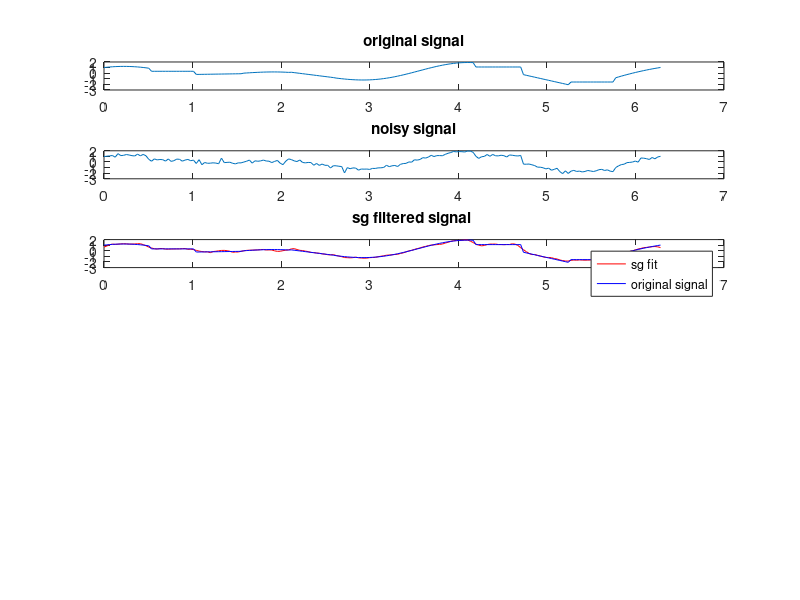

Write the MATLAB code that produced this figure. (Note: this script raises an error after producing the figure.)
%% clear
clear all;
%% defs

% base savitzky golay implementation
% from https://www.mathworks.com/matlabcentral/answers/335433-how-to-implement-savitzky-golay-filter-without-using-inbuilt-functions
function [A, H, y] = base_sg(signal, M, p)
% refer IEEE paper of Robert Schafer 'What is Savitzky Golay Filter?' for better understanding.
    len = length(signal);
    xn = [zeros(1, M), signal, zeros(1, M)];
    y = zeros(1, len);
    
    [A, H] = construct_least_sq_matrices(M, p);
    
    for i = 1:len
        in = xn(1, i:M+M+i);
        in = in(:);
        y(1,i) = H(1,:) * in;% convolution of the sgfilter's impulse response with the signal values in each window
    end

end

% A and H calculation part of 
% from https://www.mathworks.com/matlabcentral/answers/335433-how-to-implement-savitzky-golay-filter-without-using-inbuilt-functions
function [A, H] = construct_least_sq_matrices(M, p)
    d = [-M : M]';
    l = length(d);
    A = zeros(l,p+1);
    A(:,1) = 1;
    for i = 1:p
        A(:,i+1) = d(:,1).^i;
    end
    % disp(A)
    % disp(size(A))
    
    H = pinv(A' * A) * A';
    % disp(size(H))
end

% noise func
function noise = generate_noise(type, sigma)
    
    sigma_sq = sigma^2;
    
    switch type
        case 'lp'
            noise = sigma * (randn(size(sigma_sq)) + randn(size(sigma_sq)));
            
        case 'un'
            a = -sqrt(3) * sigma;
            b = sqrt(3) * sigma;
            noise = a + (b - a) * rand(size(sigma_sq));
            
        otherwise
            assert(0); % fail
    end
end

% noise is quoted in terms of both snr and sigma (std dev) in the article
function sigma = sigma_from_snr(signal, snr_db)
    signal_power = mean(signal(:).^2);
    snr_linear = 10^(snr_db / 10);
    noise_power = signal_power / snr_linear;
    sigma = sqrt(noise_power);
end

%% test generation
N = 200;
t = linspace(0, 2*pi, N);

true_signal = zeros(1,N);

poly_orders = [2,0,1,5,1,7,3,4,0,1,0,2];
% poly_orders = [3];
segment_length = N / length(poly_orders);

for i = 1:length(poly_orders)
    start_idx = round((i-1) * segment_length) + 1;
    end_idx = round(i * segment_length);
    t_segment = t(start_idx:end_idx);
    true_signal(start_idx:end_idx) = polyval(polyfit(t_segment, sin(2*t_segment) + cos(3*t_segment), poly_orders(i)), t_segment);
end

function [noise, sigma] = gen_gauss_noise(true_signal, snr)
    signal_power = mean(true_signal.^2);
    noise_power = signal_power / (10^(snr/10));
    noise = sqrt(noise_power) * randn(size(true_signal));
    % sigma = std(noise);
    sigma = sqrt(noise_power); % more optimal
end

function [noise, sigma] = gen_lapl_noise(true_signal, snr)
    signal_power = mean(true_signal.^2);
    
    noise_power = signal_power / (10^(snr/10));
    
    sigma = sqrt(noise_power);
    
    % For Laplacian distribution, std = b*sqrt(2) 
    % where b is the scale parameter
    laplacian_scale = sigma / sqrt(2);
    
    u1 = rand(size(true_signal));
    u2 = rand(size(true_signal));
    noise = laplacian_scale * (log(u1) - log(u2));
end

function [noise, sigma] = gen_unif_noise(true_signal, snr)
    signal_power = mean(true_signal.^2);
    
    noise_power = signal_power / (10^(snr/10));
    
    sigma = sqrt(noise_power);
    
    % For uniform distribution in range [-a,a], std = a/sqrt(3)
    % So a = std*sqrt(3)
    uniform_range = sigma * sqrt(3);
    
    noise = (2*rand(size(true_signal)) - 1) * uniform_range;
end

function [noise, sigma] = gen_noise(type, true_signal, snr)

    switch type
        case 'gs'
            [noise, sigma] = gen_gauss_noise(true_signal, snr);
        case 'lp'
            [noise, sigma] = gen_lapl_noise(true_signal, snr);
        case 'un'
            [noise, sigma] = gen_unif_noise(true_signal, snr);
        otherwise
            assert(0); % fail
    end % switch

end


snr = 15; % db
% noise = sigma * randn(size(true_signal));
% [gauss_noise, sigma] = gen_gauss_noise(true_signal, snr);
[noise, sigma] = gen_noise('lp', true_signal, snr);
noisy_signal = true_signal + noise;

%% main

%
% PARAMETERS:
M_min = 10; M_max = 80;
M = 4; p = 3; n0 = M+1;
p_min = 0; p_max = 7;

grid_r = 6; grid_c = 1; 
figure;
% orig signal
subplot(grid_r, grid_c, 1);
plot(t, true_signal);
title("original signal");

% nosiy signal
subplot(grid_r, grid_c, 2);
plot(t, noisy_signal);
title("noisy signal");

% sg filtered signal
subplot(grid_r, grid_c, 3);

[A, H, y] = base_sg(noisy_signal, M, p);

plot(t, y, 'r-');
hold on;
plot(t, true_signal, 'b-');
title("sg filtered signal ");
legend('sg fit', 'original signal');

% risk estimates plot
Rs = zeros(1, length(noisy_signal));

% evaluate R at all centers of windows of size 2*M+1
for n0_i = [M+1:length(noisy_signal)-M]
    R = risk_estimate(M, n0_i, A, H, [zeros(1,M), noisy_signal, zeros(1, M)], sigma);
    Rs(n0_i) = R;
    % fprintf("Risk estimate for %d to %d: %d\n",n0-M, n0+M, R);
end

subplot(grid_r, grid_c, 4);
plot(t, Rs);
title("Risk estimates at different window centers");

% optimal order plot
opt_orders = zeros(1, length(noisy_signal));

for n0_i = [M+1:length(noisy_signal)-M]
    [~, order] = select_opt_order(M, n0_i, noisy_signal, sigma, p_min, p_max);
    opt_orders(n0_i) = order;
end

subplot(grid_r, grid_c, 5);
plot(t, opt_orders);
title("Optimal orders at different window centers");

% optimal lengths plot

opt_lens = zeros(1, length(noisy_signal));

% we pass the actual order of the signal based on where n0 is
% this is an ideal assumption to see how the filter length selection
% performs
segment_progress = 1;
segment = 1;

% fprintf("length section\n");
for n0_i = [1:length(noisy_signal)]
    p = poly_orders(segment); % this part ensures that we fit with the correct p
    if segment_progress > segment_length
        segment = segment + 1;
        segment_progress = 1;
    end

    [~, len] = select_opt_filt_len(p, n0_i, noisy_signal, sigma, M_min, M_max);
    opt_lens(n0_i) = len;
end

subplot(grid_r, grid_c, 6);
plot(t, opt_lens);
title("Optimal filter lengths at different window centers");

clear all;

%% paper's algo's implementation

% A and H come from least squares regression
% this is formula 15 from the paper
function R = risk_estimate(M, n0, A, H, signal, sigma)
    % fprintf("dims A: %dx%d ", size(A,1), size(A,2));
    % fprintf("dims H: %dx%d ", size(H,1), size(H,2));
    % fprintf("dims signal: %dx%d\n", size(signal,1), size(signal,2));

    sigma_sq = sigma * sigma;
    wind_size = 2*M + 1;
    % fprintf("n0: %d, M: %d\n", n0, M);
    x = signal(n0-M:n0+M)'; % signal window transposed

    term1 = norm(A * H * x)^2;
    term2 = -2 * x' * H' * A' * x;
    term3 = 2 * sigma_sq * sum( diag(H' * A') );
    term4 = norm(x)^2;

    R = (1/wind_size) * (term1 + term2 + term3 + term4) - sigma_sq;
end

function [R_min, p_opt] = select_opt_order(M, n0, signal, sigma, p_min, p_max)
    % todo: use the arguments or whatever thing matlab has for param
    % checking
    assert(2*M > p_max); % require
    assert(p_max > p_min);

    Rs = zeros(1, p_max - p_min + 1);
    % disp(Rs)
    % p = p_min;

    for p = p_min : p_max
        % disp(p);
        [A, H] = construct_least_sq_matrices(M, p);
        Rs(p - p_min + 1) = risk_estimate(M, n0, A, H, signal, sigma);
        % disp(Rs);
    end

    [R_min, p_opt] = min(Rs); % p_opt is assigned the index of the min. R val's order, it is not necessarily the min order
    p_opt = p_opt + p_min - 1; % must add p_min to get the correct order, -1 since arrays start at index 1 in matlab
end

function [R_min, M_opt] = select_opt_filt_len(p, n0, signal, sigma, M_min, M_max)

    assert(2*M_min > p);
    assert(M_max > M_min);
    
    Rs = zeros(1, M_max - M_min + 1);
    
    for m = M_min : M_max
        [A, H] = construct_least_sq_matrices(m, p);
        % we pad the signal so that we can calculate the filter lengths at
        % the beginning and the end
        % we need to pass n0+m since we padded the signal
        Rs(m - M_min + 1) = risk_estimate(m, n0+m, A, H, [zeros(1, m), signal, zeros(1, m)], sigma);
    end

    [R_min, M_opt] = min(Rs); % M_opt is assigned the index where we ge tthe min R val. We need to add M_min to get the real
    % disp(Rs);
    % fprintf("M_opt: %d\n", M_opt);
    M_opt = M_opt + M_min - 1;
end